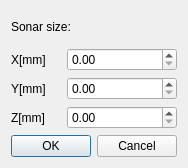
<?xml version="1.0" encoding="UTF-8"?>
<ui version="4.0">
 <class>ChangeSizeWindow</class>
 <widget class="QDialog" name="ChangeSizeWindow">
  <property name="geometry">
   <rect>
    <x>0</x>
    <y>0</y>
    <width>184</width>
    <height>168</height>
   </rect>
  </property>
  <property name="windowTitle">
   <string>Sonar size</string>
  </property>
  <layout class="QGridLayout" name="gridLayout_4">
   <item row="4" column="0">
    <widget class="QDialogButtonBox" name="buttonBox">
     <property name="orientation">
      <enum>Qt::Horizontal</enum>
     </property>
     <property name="standardButtons">
      <set>QDialogButtonBox::Cancel|QDialogButtonBox::Ok</set>
     </property>
    </widget>
   </item>
   <item row="2" column="0">
    <layout class="QGridLayout" name="gridLayout_2">
     <item row="0" column="0">
      <widget class="QLabel" name="label_2">
       <property name="maximumSize">
        <size>
         <width>50</width>
         <height>16777215</height>
        </size>
       </property>
       <property name="text">
        <string>Y[mm]</string>
       </property>
      </widget>
     </item>
     <item row="0" column="1">
      <widget class="QDoubleSpinBox" name="ySpinBox"/>
     </item>
    </layout>
   </item>
   <item row="1" column="0">
    <layout class="QGridLayout" name="gridLayout">
     <item row="0" column="0">
      <widget class="QLabel" name="label">
       <property name="maximumSize">
        <size>
         <width>50</width>
         <height>16777215</height>
        </size>
       </property>
       <property name="text">
        <string>X[mm]</string>
       </property>
      </widget>
     </item>
     <item row="0" column="1">
      <widget class="QDoubleSpinBox" name="xSpinBox"/>
     </item>
    </layout>
   </item>
   <item row="3" column="0">
    <layout class="QGridLayout" name="gridLayout_3">
     <item row="0" column="0">
      <widget class="QLabel" name="label_3">
       <property name="maximumSize">
        <size>
         <width>50</width>
         <height>16777215</height>
        </size>
       </property>
       <property name="text">
        <string>Z[mm]</string>
       </property>
      </widget>
     </item>
     <item row="0" column="1">
      <widget class="QDoubleSpinBox" name="zSpinBox"/>
     </item>
    </layout>
   </item>
   <item row="0" column="0">
    <widget class="QLabel" name="label_4">
     <property name="text">
      <string>Sonar size:</string>
     </property>
    </widget>
   </item>
  </layout>
 </widget>
 <resources/>
 <connections>
  <connection>
   <sender>buttonBox</sender>
   <signal>accepted()</signal>
   <receiver>ChangeSizeWindow</receiver>
   <slot>accept()</slot>
   <hints>
    <hint type="sourcelabel">
     <x>248</x>
     <y>254</y>
    </hint>
    <hint type="destinationlabel">
     <x>157</x>
     <y>274</y>
    </hint>
   </hints>
  </connection>
  <connection>
   <sender>buttonBox</sender>
   <signal>rejected()</signal>
   <receiver>ChangeSizeWindow</receiver>
   <slot>reject()</slot>
   <hints>
    <hint type="sourcelabel">
     <x>316</x>
     <y>260</y>
    </hint>
    <hint type="destinationlabel">
     <x>286</x>
     <y>274</y>
    </hint>
   </hints>
  </connection>
 </connections>
</ui>
